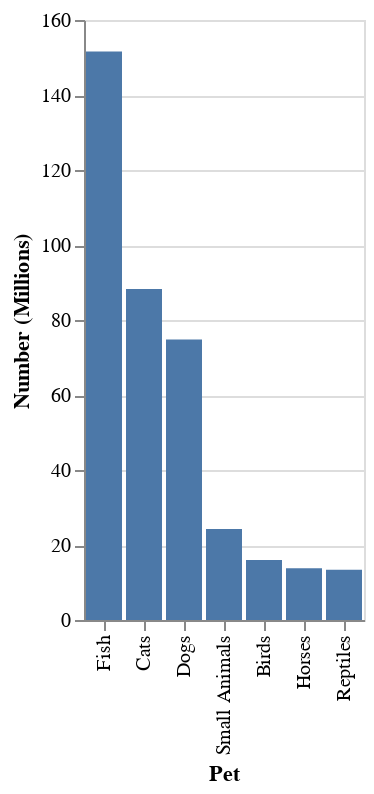

Notebook source saved alongside this figure:
### Code cell
import altair as alt
import pandas as pd

source = pd.DataFrame({
    'Pet': ['Fish', 'Cats', 'Dogs', 'Birds', 'Small Animals', 'Horses', 'Reptiles'],
    'Number (Millions)': [151.6, 88.3, 74.8, 16, 24.3, 13.8, 13.4]
})

# source.head()

alt.Chart(source).mark_bar().encode(
    y='Number (Millions)',
    x=alt.X('Pet', sort='-y')
)

### Figure 1 — Vega-Lite specification as saved in the notebook (floating-point values rounded to 4 significant figures)
{"config": {"view": {"continuousWidth": 400, "continuousHeight": 300}}, "data": {"name": "data-28d792e025f03744c39346a19d3ba3ff"}, "mark": "bar", "encoding": {"x": {"field": "Pet", "sort": "-y", "type": "nominal"}, "y": {"field": "Number (Millions)", "type": "quantitative"}}, "$schema": "https://vega.github.io/schema/vega-lite/v4.17.0.json", "datasets": {"data-28d792e025f03744c39346a19d3ba3ff": [{"Pet": "Fish", "Number (Millions)": 151.6}, {"Pet": "Cats", "Number (Millions)": 88.3}, {"Pet": "Dogs", "Number (Millions)": 74.8}, {"Pet": "Birds", "Number (Millions)": 16.0}, {"Pet": "Small Animals", "Number (Millions)": 24.3}, {"Pet": "Horses", "Number (Millions)": 13.8}, {"Pet": "Reptiles", "Number (Millions)": 13.4}]}}
